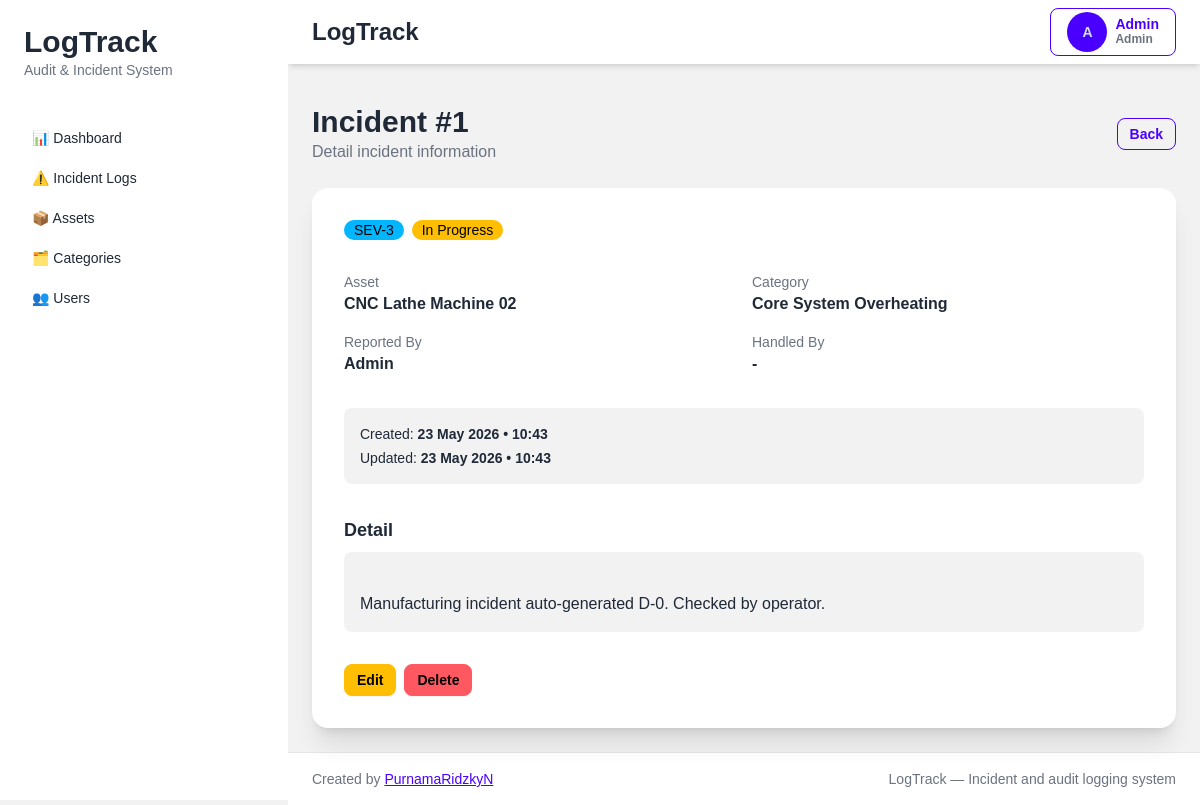
The page /incidents/1 (signed in) on the database its author committed.
### tables this page shows
CREATE TABLE users (

    id INTEGER PRIMARY KEY AUTOINCREMENT,

    role INTEGER NOT NULL,

    name VARCHAR(255) NOT NULL,

    email VARCHAR(255) UNIQUE NOT NULL,

    password VARCHAR(255) NOT NULL,

    created_at DATETIME,

    is_deleted INTEGER DEFAULT 0
);

CREATE TABLE incidents (

    id INTEGER PRIMARY KEY AUTOINCREMENT,

    user_id INTEGER,

    asset_id INTEGER,

    incident_category_id INTEGER,
    
    handled_by INTEGER,

    severity_level VARCHAR(50) NOT NULL,

    status VARCHAR(255) NOT NULL,

    detail TEXT,

    created_at DATETIME,

    updated_at DATETIME,

    is_deleted INTEGER DEFAULT 0,

    FOREIGN KEY (user_id)
        REFERENCES users(id),

    FOREIGN KEY (asset_id)
        REFERENCES assets(id),

    FOREIGN KEY (incident_category_id)
        REFERENCES incident_categories(id)
    
    FOREIGN KEY (handled_by)
        REFERENCES users(id)
);

CREATE TABLE assets (

    id INTEGER PRIMARY KEY AUTOINCREMENT,

    asset_code VARCHAR(255) UNIQUE NOT NULL,

    asset_name VARCHAR(255) NOT NULL,

    status VARCHAR(50) DEFAULT 'Operational',

    created_at DATETIME,

    updated_at DATETIME,

    is_deleted INTEGER DEFAULT 0
);

CREATE TABLE incident_categories (

    id INTEGER PRIMARY KEY AUTOINCREMENT,

    category_name VARCHAR(255) NOT NULL,

    default_severity VARCHAR(50) NOT NULL,

    created_at DATETIME,

    updated_at DATETIME,

    is_deleted INTEGER DEFAULT 0
);

### app/controllers/incident_controller.py (the view)
def incident_detail(id):
    conn = None
    try:
        conn = get_db_connection()
        role = session.get("role")
        role = int(role) if role is not None else 2
        incident = conn.execute("""
            SELECT
                i.*,
                a.asset_name,
                c.category_name,
                u.name AS user_name,
                h.name AS handled_by_name
            FROM incidents i
            LEFT JOIN assets a ON i.asset_id = a.id
            LEFT JOIN incident_categories c ON i.incident_category_id = c.id
            LEFT JOIN users u ON i.user_id = u.id
            LEFT JOIN users h ON i.handled_by = h.id
            WHERE i.id = ?
        """, (id,)).fetchone()
        if not incident:
            flash("Incident not found", "error")
            return redirect("/incidents")
        incident = dict(incident)
        if incident.get("created_at"):
            dt = datetime.strptime(incident["created_at"], "%Y-%m-%d %H:%M:%S")
            incident["created_at"] = dt.strftime("%d %b %Y • %H:%M")
            incident["updated_at"] = dt.strftime("%d %b %Y • %H:%M")
        return render_template(
            "incidents/detail.html",
            incident=incident,
            role=role
        )
    finally:
        if conn:
            conn.close()

### app/app.py (called while the page is built)
def create_app():
    app = Flask(__name__)
    app.config.from_object(
        "app.config.Config"
    )
    app.add_template_filter(
        timesince,
        "timesince"
    )
    @app.context_processor
    def inject_user():
        return {
            "role": session.get("role"),
            "user_name": session.get("name"),
            "user_id": session.get("user_id")
        }
    from app.routes.web import register_routes
    register_routes(app)
    return app

### app/database/connection.py (called while the page is built)
def get_db_connection():
    conn = sqlite3.connect(
        Config.DATABASE_PATH,
        timeout=30,
        isolation_level=None,
        check_same_thread=False
    )
    conn.row_factory = sqlite3.Row
    conn.execute("PRAGMA foreign_keys = ON")
    conn.execute("PRAGMA journal_mode = WAL")
    return conn

### app/templates/incidents/detail.html (shortened to what this page needs)
{% extends "layouts/app.html" %} {% block title %}Incident Detail{% endblock %}
{% block content %}
<div class="max-w-4xl mx-auto space-y-6">
  <div class="flex items-center justify-between">
    <div>
      <h1 class="text-3xl font-bold">Incident #{{ incident.id }}</h1>
      <p class="text-gray-500">Detail incident information</p>
    </div>
    <a href="/incidents" class="btn btn-outline btn-primary btn-sm"> Back </a>
  </div>
  <div class="card bg-base-100 shadow-xl">
    <div class="card-body space-y-6">
      <div class="flex flex-wrap gap-2">
        {% if incident.severity_level == 'SEV-1' %}
        <div class="badge badge-error">SEV-1</div>
        {% elif incident.severity_level == 'SEV-2' %}
        <div class="badge badge-warning">SEV-2</div>
        {% else %}
        <div class="badge badge-info">{{ incident.severity_level }}</div>
        {% endif %} {% set status_map = { 'Open': 'badge-error', 'In Progress':
        'badge-warning', 'Resolved': 'badge-info', 'Closed': 'badge-success' }
        %}
        <div
          class="badge {{ status_map.get(incident.status, 'badge-outline') }}">
          {{ incident.status or 'No Status' }}
        </div>
      </div>
      <div class="grid grid-cols-1 md:grid-cols-2 gap-4">
        <div>
          <p class="text-gray-500 text-sm">Asset</p>
          <p class="font-semibold">{{ incident.asset_name }}</p>
        </div>
        <div>
          <p class="text-gray-500 text-sm">Category</p>
          <p class="font-semibold">{{ incident.category_name }}</p>
        </div>
        <div>
          <p class="text-gray-500 text-sm">Reported By</p>
          <p class="font-semibold">{{ incident.user_name }}</p>
        </div>
        <div>
          <p class="text-gray-500 text-sm">Handled By</p>
          <p class="font-semibold">{{ incident.handled_by_name or '-' }}</p>
        </div>
      </div>
      <div class="bg-base-200 rounded-lg p-4 text-sm space-y-1">
        <div>
          Created:
          <span class="font-semibold">{{ incident.created_at }}</span>
        </div>
        <div>
          Updated:
          <span class="font-semibold">{{ incident.updated_at or '-' }}</span>
        </div>
      </div>
      <div>
        <h2 class="font-bold text-lg mb-2">Detail</h2>
        <div class="bg-base-200 p-4 rounded-lg whitespace-pre-line">
          {{ incident.detail }}
        </div>
      </div>
      <div class="flex flex-wrap gap-2">
        {% if role != 2 and incident.is_deleted == 0 %}
        <a
          href="/incidents/{{ incident.id }}/edit"
          class="btn btn-warning btn-sm">
          Edit
        </a>
        {% endif %} {% if incident.is_deleted == 0 %}
        <button
          class="btn btn-error btn-sm"
          onclick="openModal('delete', {{ incident.id }})">
          Delete
        </button>
        {% endif %}
      </div>
    </div>
  </div>
</div>
{% endblock %}

### app/templates/layouts/app.html (shortened to what this page needs)
<!doctype html>
<html lang="en">
  <head>
    <script src="https://cdn.tailwindcss.com"></script>
    <link
      href="https://cdn.jsdelivr.net/npm/daisyui@4.12.10/dist/full.min.css"
      rel="stylesheet" />
    <link
      rel="stylesheet"
      href="{{ url_for('static', filename='css/app.css') }}" />
  </head>
  <body class="bg-base-200">
    <div class="drawer lg:drawer-open">
      <div class="drawer-content flex flex-col">
        <div class="navbar bg-base-100 shadow-md">
          <div class="flex-1">
            <h1 class="text-2xl font-bold px-4">LogTrack</h1>
          </div>
          <div class="dropdown dropdown-end px-4">
            <div
              tabindex="0"
              role="button"
              class="btn btn-outline btn-primary flex items-center gap-2">
              <div class="avatar placeholder">
                <div class="bg-primary text-primary-content rounded-full w-10">
                  <span> {{ session["name"][0]|upper }} </span>
                </div>
              </div>
              <div class="hidden md:block text-left">
                <div class="font-semibold">{{ session["name"] }}</div>
                <div class="text-xs text-gray-500">
                  {% if role == 0 %} Super Admin {% elif role == 1 %} Admin
                  {%else %} User {% endif %}
                </div>
              </div>
            </div>
          </div>
        </div>
        <div class="px-6 pt-4">
        </div>
        <main class="p-6">{% block content %} {% endblock %}</main>
        <footer
          class="border-t border-base-300 bg-base-100 px-6 py-4 text-sm text-gray-500">
          <div
            class="flex flex-col gap-1 md:flex-row md:justify-between md:items-center">
            <div>
              Created by
              <a
                href="https://github.com/PurnamaRidzkyN"
                class="link link-primary"
                target="_blank"
                rel="noopener noreferrer"
                >PurnamaRidzkyN</a
              >
            </div>
            <div>LogTrack &mdash; Incident and audit logging system</div>
          </div>
        </footer>
      </div>
      <div class="drawer-side">
        <aside class="w-72 min-h-full bg-base-100">
          <div class="p-6">
            <h2 class="text-3xl font-bold">LogTrack</h2>
            <p class="text-sm text-gray-500">Audit & Incident System</p>
          </div>
          <ul class="menu p-4 text-base-content space-y-1">
            {% if role == 0 or role == 1 %}
            <li>
              <a href="/dashboard">📊 Dashboard</a>
            </li>
            {% endif %}
            <li>
              <a href="/incidents">⚠️ Incident Logs</a>
            </li>
            {% if role == 0 or role == 1 %}
            <li>
              <a href="/assets">📦 Assets</a>
            </li>
            <li>
              <a href="/incident_categories">🗂️ Categories</a>
            </li>
            <li>
              <a href="/users">👥 Users</a>
            </li>
            {% endif %}
          </ul>
        </aside>
      </div>
    </div>
  </body>
</html>

### app/static/css/app.css (style rules this page uses)
body { font-family: sans-serif; }

### rows shown on the page
users: name "Admin", user_name "Admin"
incidents: id "1", severity_level "SEV-3", status "In Progress", created_at "23 May 2026 • 10:43", detail "Manufacturing incident auto-generated D-0. Checked by operator."
assets: asset_name "CNC Lathe Machine 02"
incident_categories: category_name "Core System Overheating"

### other values the page prints
{{ session["name"][0]|upper }} "A"
{{ incident.handled_by_name or '-' }} "-"
{{ incident.updated_at or '-' }} "23 May 2026 • 10:43"
